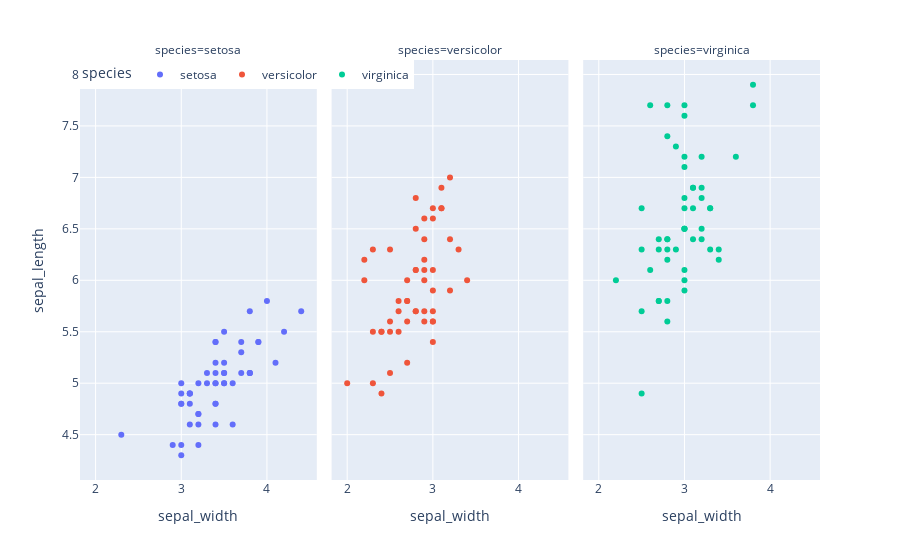

The notebook cell this image was saved under:
### Code cell
import plotly.express as px

# Sample data
data = px.data.iris()

# Create a scatter plot with multiple columns in the legend
fig = px.scatter(data, x='sepal_width', y='sepal_length', color='species', facet_col='species')

# Customize the legend to display in 2 columns
fig.update_layout(legend=dict(orientation='h',
                              y=1, x=0,
                              xanchor='left', yanchor='top',
                              font=dict(size=12)),
                 legend_traceorder='normal')  # Corrected parameter

# Show the plot
fig.show()

### Figure 1 — Plotly figure (JSON) as saved in the notebook; plotly's stock layout.template omitted (floating-point values rounded to 4 significant figures)
{"data": [{"hovertemplate": "species=setosa<br>sepal_width=%{x}<br>sepal_length=%{y}<extra></extra>", "legendgroup": "setosa", "marker": {"color": "#636efa", "symbol": "circle"}, "mode": "markers", "name": "setosa", "orientation": "v", "showlegend": true, "type": "scatter", "x": [3.5, 3, 3.2, 3.1, 3.6, 3.9, 3.4, 3.4, 2.9, 3.1, 3.7, 3.4, 3, 3, 4, 4.4, 3.9, 3.5, 3.8, 3.8, 3.4, 3.7, 3.6, 3.3, 3.4, 3, 3.4, 3.5, 3.4, 3.2, 3.1, 3.4, 4.1, 4.2, 3.1, 3.2, 3.5, 3.1, 3, 3.4, 3.5, 2.3, 3.2, 3.5, 3.8, 3, 3.8, 3.2, 3.7, 3.3], "xaxis": "x", "y": [5.1, 4.9, 4.7, 4.6, 5, 5.4, 4.6, 5, 4.4, 4.9, 5.4, 4.8, 4.8, 4.3, 5.8, 5.7, 5.4, 5.1, 5.7, 5.1, 5.4, 5.1, 4.6, 5.1, 4.8, 5, 5, 5.2, 5.2, 4.7, 4.8, 5.4, 5.2, 5.5, 4.9, 5, 5.5, 4.9, 4.4, 5.1, 5, 4.5, 4.4, 5, 5.1, 4.8, 5.1, 4.6, 5.3, 5], "yaxis": "y"}, {"hovertemplate": "species=versicolor<br>sepal_width=%{x}<br>sepal_length=%{y}<extra></extra>", "legendgroup": "versicolor", "marker": {"color": "#EF553B", "symbol": "circle"}, "mode": "markers", "name": "versicolor", "orientation": "v", "showlegend": true, "type": "scatter", "x": [3.2, 3.2, 3.1, 2.3, 2.8, 2.8, 3.3, 2.4, 2.9, 2.7, 2, 3, 2.2, 2.9, 2.9, 3.1, 3, 2.7, 2.2, 2.5, 3.2, 2.8, 2.5, 2.8, 2.9, 3, 2.8, 3, 2.9, 2.6, 2.4, 2.4, 2.7, 2.7, 3, 3.4, 3.1, 2.3, 3, 2.5, 2.6, 3, 2.6, 2.3, 2.7, 3, 2.9, 2.9, 2.5, 2.8], "xaxis": "x2", "y": [7, 6.4, 6.9, 5.5, 6.5, 5.7, 6.3, 4.9, 6.6, 5.2, 5, 5.9, 6, 6.1, 5.6, 6.7, 5.6, 5.8, 6.2, 5.6, 5.9, 6.1, 6.3, 6.1, 6.4, 6.6, 6.8, 6.7, 6, 5.7, 5.5, 5.5, 5.8, 6, 5.4, 6, 6.7, 6.3, 5.6, 5.5, 5.5, 6.1, 5.8, 5, 5.6, 5.7, 5.7, 6.2, 5.1, 5.7], "yaxis": "y2"}, {"hovertemplate": "species=virginica<br>sepal_width=%{x}<br>sepal_length=%{y}<extra></extra>", "legendgroup": "virginica", "marker": {"color": "#00cc96", "symbol": "circle"}, "mode": "markers", "name": "virginica", "orientation": "v", "showlegend": true, "type": "scatter", "x": [3.3, 2.7, 3, 2.9, 3, 3, 2.5, 2.9, 2.5, 3.6, 3.2, 2.7, 3, 2.5, 2.8, 3.2, 3, 3.8, 2.6, 2.2, 3.2, 2.8, 2.8, 2.7, 3.3, 3.2, 2.8, 3, 2.8, 3, 2.8, 3.8, 2.8, 2.8, 2.6, 3, 3.4, 3.1, 3, 3.1, 3.1, 3.1, 2.7, 3.2, 3.3, 3, 2.5, 3, 3.4, 3], "xaxis": "x3", "y": [6.3, 5.8, 7.1, 6.3, 6.5, 7.6, 4.9, 7.3, 6.7, 7.2, 6.5, 6.4, 6.8, 5.7, 5.8, 6.4, 6.5, 7.7, 7.7, 6, 6.9, 5.6, 7.7, 6.3, 6.7, 7.2, 6.2, 6.1, 6.4, 7.2, 7.4, 7.9, 6.4, 6.3, 6.1, 7.7, 6.3, 6.4, 6, 6.9, 6.7, 6.9, 5.8, 6.8, 6.7, 6.7, 6.3, 6.5, 6.2, 5.9], "yaxis": "y3"}], "layout": {"annotations": [{"font": {}, "showarrow": false, "text": "species=setosa", "x": 0.16, "xanchor": "center", "xref": "paper", "y": 1, "yanchor": "bottom", "yref": "paper"}, {"font": {}, "showarrow": false, "text": "species=versicolor", "x": 0.5, "xanchor": "center", "xref": "paper", "y": 1, "yanchor": "bottom", "yref": "paper"}, {"font": {}, "showarrow": false, "text": "species=virginica", "x": 0.84, "xanchor": "center", "xref": "paper", "y": 1, "yanchor": "bottom", "yref": "paper"}], "legend": {"font": {"size": 12}, "orientation": "h", "title": {"text": "species"}, "tracegroupgap": 0, "traceorder": "normal", "x": 0, "xanchor": "left", "y": 1, "yanchor": "top"}, "margin": {"t": 60}, "xaxis": {"anchor": "y", "domain": [0, 0.32], "title": {"text": "sepal_width"}}, "xaxis2": {"anchor": "y2", "domain": [0.34, 0.66], "matches": "x", "title": {"text": "sepal_width"}}, "xaxis3": {"anchor": "y3", "domain": [0.68, 1.0], "matches": "x", "title": {"text": "sepal_width"}}, "yaxis": {"anchor": "x", "domain": [0, 1], "title": {"text": "sepal_length"}}, "yaxis2": {"anchor": "x2", "domain": [0, 1], "matches": "y", "showticklabels": false}, "yaxis3": {"anchor": "x3", "domain": [0, 1], "matches": "y", "showticklabels": false}}}
